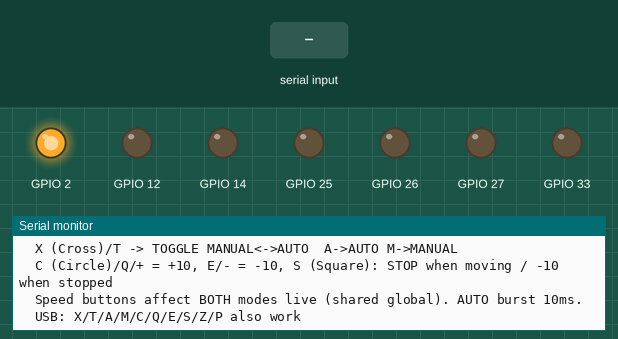
The program below on a simulated ESP32. Shown: output pins drawn as LEDs (lit = HIGH), the last lines printed to the serial monitor. Inputs (shaded band) come from the test bench. Nothing arrives over Bluetooth unless stated.

Above: at 1.2 s.
1.3 s: "P" received over Serial
At 1.7 s:
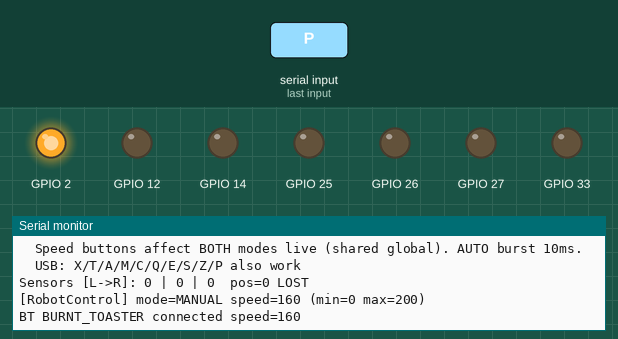
2.8 s: "P" received over the second serial link
At 3.9 s:
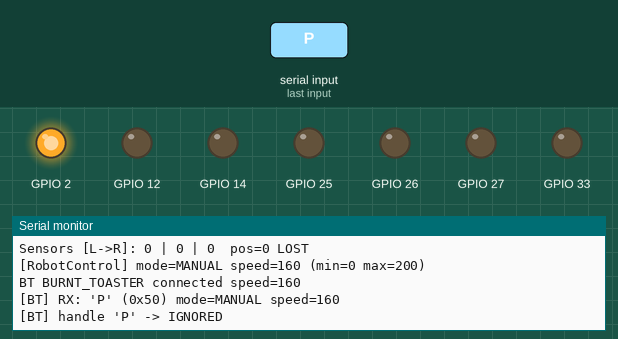
4.3 s: "S" received over Serial
At 5.2 s:
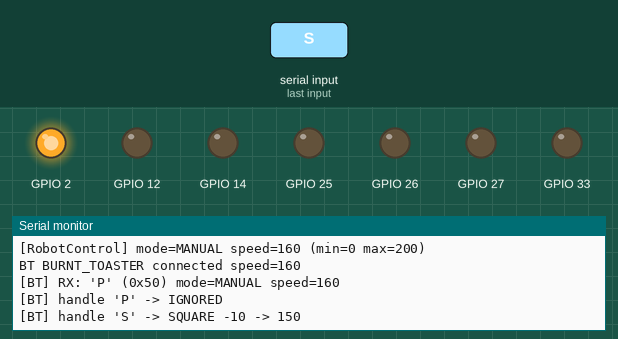
5.8 s: "p" received over the second serial link
At 7.0 s:
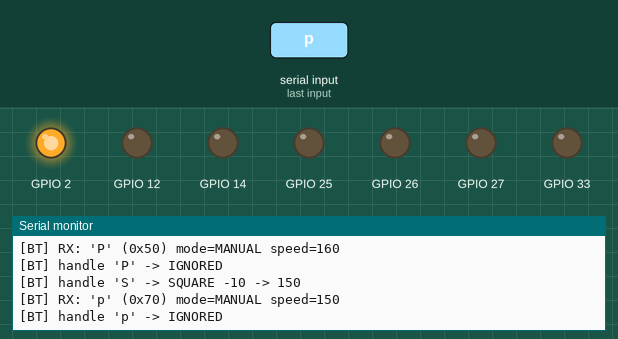
7.3 s: "s" received over Serial
At 8.5 s:
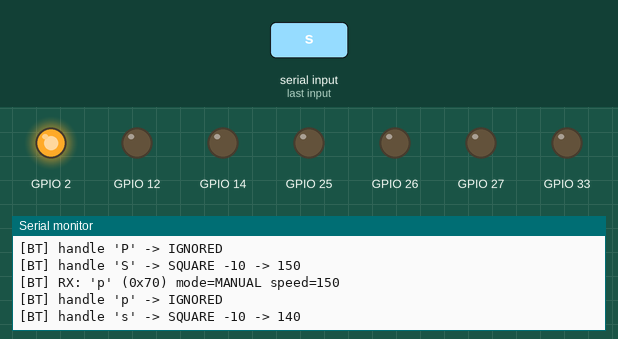
8.8 s: "S" received over the second serial link
At 9.5 s:
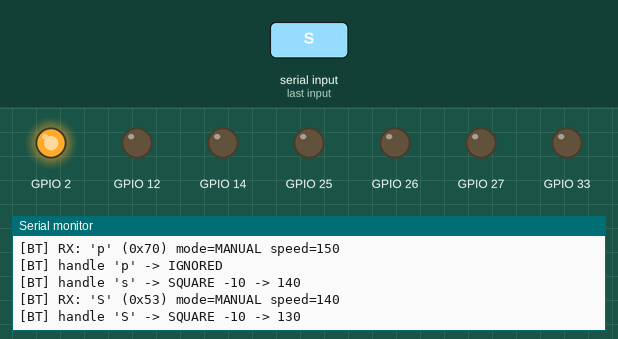

The program:

main.cpp
```cpp
#include <Arduino.h>
#include <RobotControl.h>
#include <RemoteControl.h>
#include <LineFollower.h>

static RemoteControl g_remoteControl;
static LineFollower g_lineFollower;

static RobotMode s_prevMode = RobotMode::MANUAL;

void setup()
{
  Serial.begin(115200);

  RobotControl::begin(RobotMode::MANUAL, 160U, 200U);

  g_remoteControl.begin();
  g_remoteControl.setHoldTimeout(0);
  g_lineFollower.begin(false);

  Serial.println("=== LineFollower (3xIR 4/5/15, middle black) + Remote ===");
  RobotControl::printState(Serial);
  Serial.println("Line: 3xIR digital L=4 M=5 R=15 (HIGH=black), centered=middle black+sides white, straight 160 pivot 128.");
  Serial.println("Lost line (all white) -> reverse a little + forward a little till black found.");
  Serial.println("IR values stream every loop; all white -> motors STOP.");
  Serial.println("GamePad (Arduino Bluetooth Controller):");
  Serial.println("  D-Pad Up/U/F=forward Down/D/B=back Left=L Right=R G/I/H/J=diagonals Z=stop");
  Serial.println("  X (Cross)/T -> TOGGLE MANUAL<->AUTO  A->AUTO M->MANUAL");
  Serial.println("  C (Circle)/Q/+ = +10, E/- = -10, S (Square): STOP when moving / -10 when stopped");
  Serial.println("  Speed buttons affect BOTH modes live (shared global). AUTO burst 10ms.");
  Serial.println("  USB: X/T/A/M/C/Q/E/S/Z/P also work");
}

void loop()
{

  while (Serial.available() > 0)
  {
    char c = (char)Serial.read();
    if (c == 'P' || c == 'p')
    {
      g_lineFollower.printSensors(Serial);
      RobotControl::printState(Serial);
      g_remoteControl.printBTInfo(Serial);
      continue;
    }

    bool wasGlobal = RobotControl::handleCommand(c);
    if (wasGlobal)
    {

      g_remoteControl.setSpeed(RobotControl::getSpeed());
      g_lineFollower.setBaseSpeed(RobotControl::getSpeed());

      Serial.print("-> ");
      RobotControl::printState(Serial);

      if (RobotControl::isManual())
      {
        g_lineFollower.stop();
      }
      else
      {
        g_remoteControl.stop();
      }
      continue;
    }

    if (RobotControl::isManual())
    {
      g_remoteControl.handleCommand(c);
    }
    else
    {

      if (c == 'S' || c == 's' || c == 'Z' || c == 'z')
      {
        g_remoteControl.handleCommand(c);
      }
    }
  }

  g_remoteControl.update();

  RobotMode curMode = RobotControl::getMode();
  if (s_prevMode == RobotMode::MANUAL && curMode == RobotMode::LINE_FOLLOWER)
  {
    uint8_t spd = RobotControl::getSpeed();
    g_remoteControl.stop();
    g_lineFollower.startAuto();
    Serial.print("-> AUTO line follow at speed ");
    Serial.println(spd);
    g_remoteControl.getBTStream().print("AUTO speed ");
    g_remoteControl.getBTStream().println(spd);
  }
  else if (s_prevMode == RobotMode::LINE_FOLLOWER && curMode == RobotMode::MANUAL)
  {
    g_lineFollower.cancelAuto();
    Serial.println("-> MANUAL");
  }
  s_prevMode = curMode;

  RobotControl::updateLed();

  if (RobotControl::isLineFollower())
  {
    g_lineFollower.update();
  }
  else
  {

    if (RobotControl::isLineFollower())
    {
      g_remoteControl.stop();
    }
  }

  delay(10U);
}
```

Measured:
- after the input at 1.3 s, the serial monitor: prints a new line at once (image 1)
- after the input at 2.8 s, the serial monitor: prints a new line at once (image 2)
- after the input at 4.3 s, the serial monitor: prints a new line at once (image 3)
- after the input at 5.8 s, the serial monitor: prints a new line at once (image 4)
- after the input at 7.3 s, the serial monitor: prints a new line at once (image 5)
- after the input at 8.8 s, the serial monitor: prints a new line at once (image 6)
